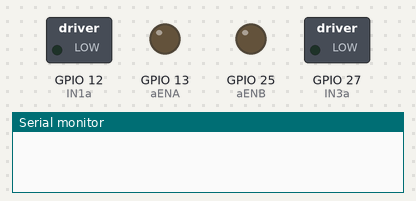
Simulated run of this sketch. Board: ESP32. Shown: switched loads named in the sketch (green lamp = pin HIGH), output pins drawn as LEDs (lit = HIGH), the last lines printed to the serial monitor. Random numbers use the default seed unless the sketch sets one.

Above: at 0.1 s.
At 5.1 s:
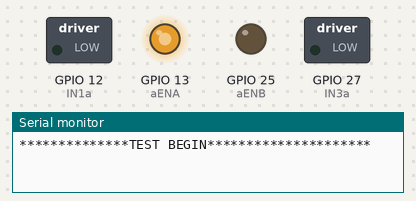
At 7.6 s:
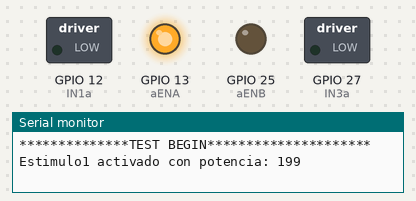
At 9.6 s:
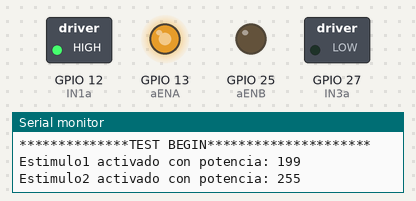
At 24.2 s:
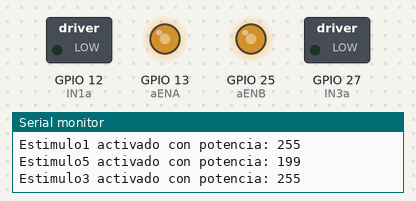
At 38.4 s:
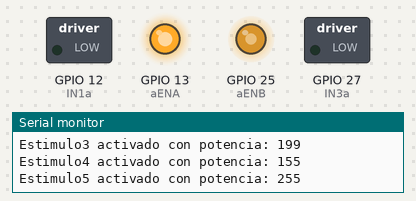
Timing chart, 0 to 40.0 s (numbered marks = the images above):
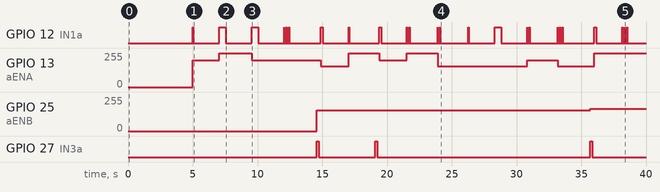

The sketch:

EstudioPercepcionDeFuerza.ino
```cpp
/* TEST PARA ESTUDIOS DE USUARIO: SE ACTIVAN SOLENOIDES SEGUN LOS ESTIMULOS DEFINIDOS EN LA MEMORIA DE MANERA ALEATORIA
    SE IMPRIME POR PANTALLA EL ESTIMULO Y LA POTENCIA UTILIZADOS PARA LA POSTERIOR RECOPILACION DE LOS DATOS
*/

// ESTRUCTURA PINES INDIVIDUALES
#define IN1a 12
#define IN2a 14
#define IN3a 27
#define IN4a 26

//Motor sup
#define aENA 13

//Motor Inf
#define aENB 25


void Estimulo1 (int power){
//Un hit breve

          digitalWrite(IN1a, HIGH);
          digitalWrite(IN2a, LOW);
          analogWrite(aENA, power);
          delay(50);
          // Desactivar el solenoide
          // ambos pines en LOW significa que el solenoide está desactivado
          digitalWrite(IN1a, LOW);
          digitalWrite(IN2a, LOW);
          delay(1000);
          Serial.println("Estimulo1 activado con potencia: " + String(power));
}

void Estimulo2 (int power){
//Un hit largo

          digitalWrite(IN1a, HIGH);
          digitalWrite(IN2a, LOW);
          analogWrite(aENA, power);
          delay(500);
          // Desactivar el solenoide
          // ambos pines en LOW significa que el solenoide está desactivado
          digitalWrite(IN1a, LOW);
          digitalWrite(IN2a, LOW);
          delay(1000);
          Serial.println("Estimulo2 activado con potencia: " + String(power));
}

void Estimulo3 (int power){
//2 hits breves en la misma dirección

for (int r = 0; r < 2; r++) {
          digitalWrite(IN1a, HIGH);
          digitalWrite(IN2a, LOW);
          analogWrite(aENA, power);
          delay(30);
          // Desactivar el solenoide
          // ambos pines en LOW significa que el solenoide está desactivado
          digitalWrite(IN1a, LOW);
          digitalWrite(IN2a, LOW);
          delay(150);

        }
        delay(1000);
        Serial.println("Estimulo3 activado con potencia: " + String(power));
}

void Estimulo4 (int power){
//3 hits breves en la misma dirección.

  for (int r = 0; r < 3; r++) {
          digitalWrite(IN1a, HIGH);
          digitalWrite(IN2a, LOW);
          analogWrite(aENA, power);
          delay(30);
          // Desactivar el solenoide
          // ambos pines en LOW significa que el solenoide está desactivado
          digitalWrite(IN1a, LOW);
          digitalWrite(IN2a, LOW);
          delay(150);

        }
        delay(1000);
        Serial.println("Estimulo4 activado con potencia: " + String(power));
}

void Estimulo5 (int power){
//Un hit suave en en una dirección y un hit fuerte en la opuesta.

  int lowPower = power*0.66;
  int highPower = power*1.33;
  if (highPower > 255){
    highPower = 255;
  }
  if (lowPower < 155){
    lowPower = 155;
  }

//hitsuave
  digitalWrite(IN3a, HIGH);
  digitalWrite(IN4a, LOW);
  analogWrite(aENB, lowPower);
  delay(150);
  // Desactivar el solenoide
  // ambos pines en LOW significa que el solenoide está desactivado
  digitalWrite(IN3a, LOW);
  digitalWrite(IN4a, LOW);
  delay(150);
//Hit fuerte
  digitalWrite(IN1a, HIGH);
  digitalWrite(IN2a, LOW);
  analogWrite(aENA, power);
  delay(150);
  // Desactivar el solenoide
  // ambos pines en LOW significa que el solenoide está desactivado
  digitalWrite(IN1a, LOW);
  digitalWrite(IN2a, LOW);
  delay(1000);
  Serial.println("Estimulo5 activado con potencia: " + String(power));
}

typedef void (*MotorFunction)(int);
MotorFunction funciones[] = {Estimulo1, Estimulo2, Estimulo3, Estimulo4, Estimulo5};

int potencias[] = {155, 199, 255};

struct Combinacion {
    MotorFunction funcion;
    int potencia;
};

Combinacion combinaciones[15];

void setup() {
  Serial.begin(115200);
  //Setup motores
  pinMode(aENA, OUTPUT);
  pinMode(aENB, OUTPUT);

  pinMode(IN1a, OUTPUT);
  pinMode(IN2a, LOW);
  pinMode(IN3a, OUTPUT);
  pinMode(IN4a, LOW);

  randomSeed(analogRead(A0));
  //Crear todas las combinaciones
  int index = 0;
  for (int i = 0; i < 5; i++) {
      for (int j = 0; j < 3; j++) {
          combinaciones[index].funcion = funciones[i];
          combinaciones[index].potencia = potencias[j];
          index++;
      }
  }

  //Aleatorizar el array de combinaciones usando Fisher-Yates
  for (int i = 14; i > 0; i--) {
      int j = random(0, i + 1);
      Combinacion temp = combinaciones[i];
      combinaciones[i] = combinaciones[j];
      combinaciones[j] = temp;
  }

}

void loop() {
  delay(5000);
  Serial.println("**************TEST BEGIN*********************");
  for (int i = 0; i < 15; i++) {
        combinaciones[i].funcion(combinaciones[i].potencia);
        delay(1000);
    }
  Serial.println("**************TEST END*********************");
  while (true) {
    }
}
```

Measured:
- by itself, GPIO 25 (aENB): 0/255 → 155/255 at 14.6 s, → 168/255 21.1 s later
- by itself, GPIO 27 (IN3a): goes HIGH 0.15 s, LOW 4.4 s, HIGH 0.15 s, LOW 16.5 s, HIGH 0.15 s, then LOW
- by itself, GPIO 13 (aENA): 0/255 → 199/255 at 5.0 s, → 255/255 2.1 s later, → 199/255 2.5 s later, → 155/255 5.3 s later, … (11 changes in this stretch)
